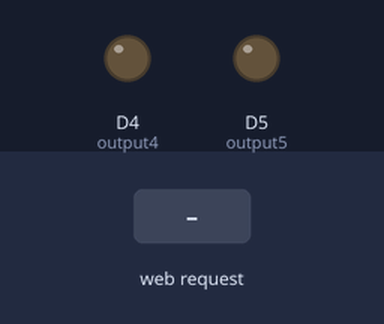
Bench run of a sketch on a simulated ESP8266 (NodeMCU). On the bench: output pins drawn as LEDs (lit = HIGH). Inputs (shaded band) come from the test bench. WiFi joins after 1.5 s; servers stay silent unless stated; what the sketch prints to the serial monitor is not drawn.

Above: at 2.7 s.
2.8 s: HTTP request GET /5/on received
At 4.0 s:
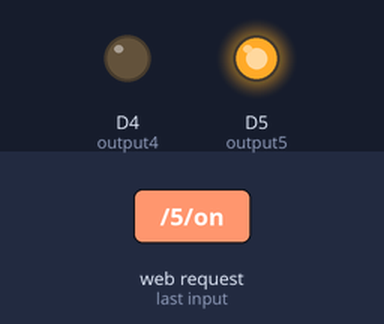
4.3 s: HTTP request GET /4/on received
At 5.2 s:
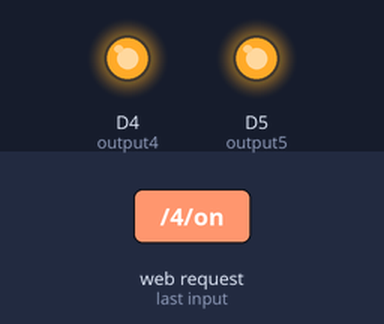
5.8 s: HTTP request GET /5/off received
At 6.3 s:
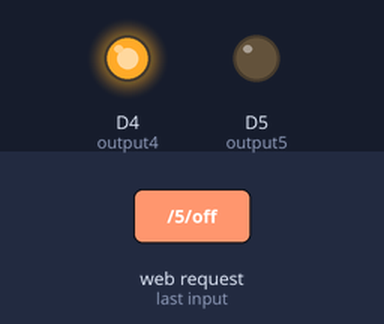
7.3 s: HTTP request GET /4/off received
At 8.7 s:
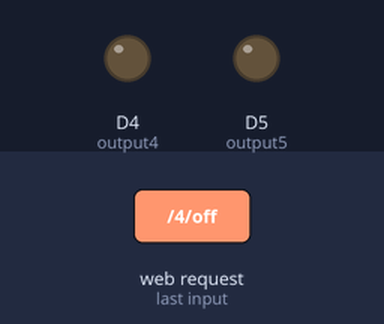
Timing chart, 0 to 9.8 s (numbered marks = the images above; inputs shaded):
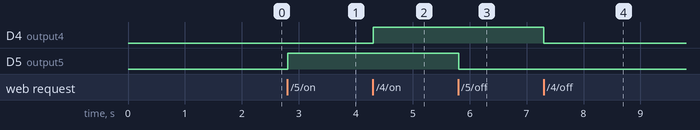

Measured:
- after the input at 2.8 s, D5 (output5): LOW → HIGH at once
- after the input at 4.3 s, D4 (output4): LOW → HIGH at once
- after the input at 5.8 s, D5 (output5): HIGH → LOW at once
- after the input at 7.3 s, D4 (output4): HIGH → LOW at once

The sketch:

app.ino
```cpp
// Biblioteca
#include <ESP8266WiFi.h>

// Configurando as credenciais do Wi-Fi
const char* ssid     = "REPKATAPULTA 2.4G"; //nome da rede
const char* password = "ced030797l"; //senha

//Configura o servidor web para a porta 80
WiFiServer server(80);

String header;

// Variaveis auxiliares para armazenar o estado dos leds
String output5State = "off";
String output4State = "off";

// Portas GPIO que vão ser utilizadas
const int output5 = D5; //LUZ do quarto
const int output4 = D4; //Luminaria

unsigned long currentTime = millis();
unsigned long previousTime = 0;
const long timeoutTime = 2000;

//A função setup é rodada uma vez só no código
void setup() {
  //Configurando a comunicação serial
  Serial.begin(115200);
  // Definindo as portas GPIO como saidas
  pinMode(output5, OUTPUT);
  pinMode(output4, OUTPUT);
  // As portas vão sempre iniciar no estado LOW: desligado
  digitalWrite(output5, LOW);
  digitalWrite(output4, LOW);

  //Conexão ao Wi-Fi, se a conexão for bem sucedida ele imprime o IP do servidor
  Serial.print("Conectado ao");
  Serial.println(ssid);
  WiFi.begin(ssid, password);
  while (WiFi.status() != WL_CONNECTED) {
    delay(500);
    Serial.print(".");
  }
  // Print do IP do servidor local
  Serial.println("");
  Serial.println("WiFi conectado.");
  Serial.println("Endereço de IP: ");
  Serial.println(WiFi.localIP());
  server.begin();
}

//Loop é a função que vai ficar rodando enquanto o dispositivo estiver ligado
void loop(){
  WiFiClient client = server.available();   // Leitura do Cliente que entra no servidor
// Se uma nova conexão ocorrer,
  if (client) {
    Serial.println("Novo Usuario");
    String currentLine = "";
    currentTime = millis();
    previousTime = currentTime;
    while (client.connected() && currentTime - previousTime <= timeoutTime) {
      currentTime = millis();
      if (client.available()) {
        char c = client.read();
        Serial.write(c);
        header += c;
        if (c == '\n') {
          if (currentLine.length() == 0) {
            client.println("HTTP/1.1 200 OK");
            client.println("Content-type:text/html");
            client.println("Connection: close");
            client.println();

            // Verifica qual botão é pressionado e indica o estado atual da porta
            if (header.indexOf("GET /5/on") >= 0) {
              Serial.println("GPIO 5 on");
              output5State = "on";
              digitalWrite(output5, HIGH);
            } else if (header.indexOf("GET /5/off") >= 0) {
              Serial.println("GPIO 5 off");
              output5State = "off";
              digitalWrite(output5, LOW);
            } else if (header.indexOf("GET /4/on") >= 0) {
              Serial.println("GPIO 4 on");
              output4State = "on";
              digitalWrite(output4, HIGH);
            } else if (header.indexOf("GET /4/off") >= 0) {
              Serial.println("GPIO 4 off");
              output4State = "off";
              digitalWrite(output4, LOW);
            }

            // Gerando a pagina do servidor web
            client.println("<!DOCTYPE html><html>"); //mostra que esta sendo enviado um html
            client.println("<head><meta name=\"viewport\" content=\"width=device-width, initial-scale=1\">"); //tornando a pagina responsiva
            client.println("<link rel=\"icon\" href=\"data:,\">");
            // Estilo da pagina, configurando o tamanho dos botões e etc
            client.println("<style>html { font-family: Helvetica; display: inline-block; margin: 0px auto; text-align: center;}");
            client.println(".button { background-color: #a1ba23; border: none; color: white; padding: 16px 40px;");
            client.println("text-decoration: none; font-size: 30px; margin: 2px; cursor: pointer;}");
            client.println(".button2 {background-color: #c22e1d;}</style></head>");
            // Titulo da pagina
            client.println("<body><h1>IOT COM WEB SERVER E ESP8266</h1>");
            //Mostra o estado da porta D5
            client.println("<p>LUZ QUARTO - Estado " + output5State + "</p>");
            if (output5State=="off") {
              client.println("<p><a href=\"/5/on\"><button class=\"button\">LIGAR</button></a></p>");
            } else {
              client.println("<p><a href=\"/5/off\"><button class=\"button button2\">DESLIGAR</button></a></p>");
            }

            //Mostra o estado da porta D4
            client.println("<p>LUMINARIA - Estado " + output4State + "</p>");
            if (output4State=="off") {
              client.println("<p><a href=\"/4/on\"><button class=\"button\">LIGAR</button></a></p>");
            } else {
              client.println("<p><a href=\"/4/off\"><button class=\"button button2\">DESLIGAR</button></a></p>");
            }
            client.println("</body></html>");

            client.println();
            break;
          } else {
            currentLine = "";
          }
        } else if (c != '\r') {
          currentLine += c;
        }
      }
    }
    // Limpando a variavel
    header = "";
    // Encerrando conexão
    client.stop();
    Serial.println("Conexão encerrada");
    Serial.println("");
  }
}
```
